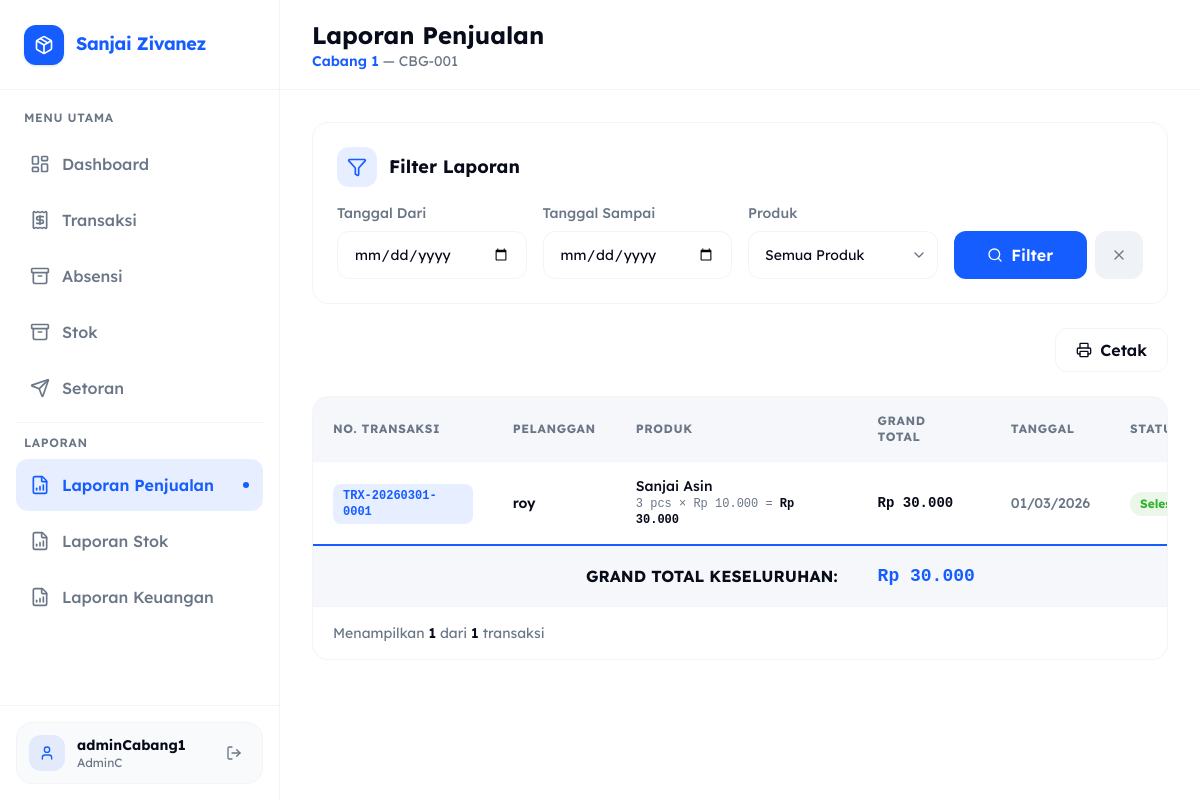
The page /AdminC/laporan_penjualan.php (signed in) on the database its author committed.
### tables this page shows
CREATE TABLE `cabang` (
  `id` int(11) NOT NULL,
  `kode_cabang` varchar(20) NOT NULL COMMENT 'Kode unik cabang, misal: CBG-001',
  `nama_cabang` varchar(150) NOT NULL COMMENT 'Nama lengkap cabang',
  `alamat` text DEFAULT NULL COMMENT 'Alamat lengkap cabang',
  `telepon` varchar(20) DEFAULT NULL COMMENT 'Nomor telepon cabang',
  `admin_id` int(11) DEFAULT NULL COMMENT 'FK ke users.id dengan role AdminC',
  `status` enum('Aktif','Nonaktif') NOT NULL DEFAULT 'Aktif' COMMENT 'Status operasional cabang',
  `created_at` timestamp NULL DEFAULT current_timestamp(),
  `updated_at` timestamp NULL DEFAULT current_timestamp() ON UPDATE current_timestamp()
);

CREATE TABLE `transaksi` (
  `id` int(11) NOT NULL,
  `no_transaksi` varchar(50) NOT NULL COMMENT 'Nomor unik transaksi, misal: TRX-20260217-0001',
  `cabang_id` int(11) NOT NULL COMMENT 'FK ke cabang.id',
  `stok_id` int(11) DEFAULT NULL,
  `nama_pelanggan` varchar(150) NOT NULL COMMENT 'Nama pelanggan / customer',
  `jenis_transaksi` enum('Penjualan','Pembelian','Retur','Lainnya') NOT NULL DEFAULT 'Penjualan',
  `jumlah` int(11) NOT NULL DEFAULT 1 COMMENT 'Kuantitas item',
  `harga_satuan` bigint(20) NOT NULL DEFAULT 0 COMMENT 'Harga per satuan (Rp)',
  `total` bigint(20) NOT NULL DEFAULT 0 COMMENT 'jumlah × harga_satuan (dihitung di PHP)',
  `keterangan` text DEFAULT NULL COMMENT 'Catatan / keterangan tambahan',
  `tanggal` date NOT NULL COMMENT 'Tanggal transaksi',
  `status` enum('Pending','Proses','Selesai','Dibatalkan') NOT NULL DEFAULT 'Pending',
  `created_at` timestamp NULL DEFAULT current_timestamp(),
  `updated_at` timestamp NULL DEFAULT current_timestamp() ON UPDATE current_timestamp()
);

CREATE TABLE `stok` (
  `id` int(11) NOT NULL,
  `kode_stok` varchar(50) NOT NULL COMMENT 'Kode unik stok, misal: STK-20260217-0001',
  `cabang_id` int(11) NOT NULL COMMENT 'FK ke cabang.id',
  `nama_produk` varchar(150) NOT NULL COMMENT 'Nama produk / barang',
  `kategori` varchar(100) DEFAULT NULL COMMENT 'Kategori produk',
  `satuan` varchar(30) NOT NULL COMMENT 'Satuan: pcs, kg, lusin, dll',
  `stok_masuk` int(11) NOT NULL DEFAULT 0,
  `stok_keluar` int(11) NOT NULL DEFAULT 0,
  `stok_tersedia` int(11) GENERATED ALWAYS AS (`stok_masuk` - `stok_keluar`) STORED COMMENT 'Otomatis: stok_masuk - stok_keluar',
  `harga_beli` bigint(20) NOT NULL DEFAULT 0 COMMENT 'Harga beli per satuan (Rp)',
  `harga_jual` bigint(20) NOT NULL DEFAULT 0 COMMENT 'Harga jual per satuan (Rp)',
  `keterangan` text DEFAULT NULL,
  `created_at` timestamp NULL DEFAULT current_timestamp(),
  `updated_at` timestamp NULL DEFAULT current_timestamp() ON UPDATE current_timestamp()
);

### AdminC/laporan_penjualan.php (the view, shortened to what this page needs)
<?php
require_once __DIR__ . '/../config.php';
$adminId = (int)($_SESSION['user_id'] ?? $_SESSION['id'] ?? $_SESSION['userId'] ?? 0);
$cabangSaya = null;
if ($adminId > 0) {
    $cStmt = $conn->prepare("SELECT id, nama_cabang, kode_cabang FROM cabang WHERE admin_id = ? LIMIT 1");
    $cStmt->bind_param("i", $adminId);
    $cStmt->execute();
    $cabangSaya = $cStmt->get_result()->fetch_assoc();
}
$cabangId = (int)($cabangSaya['id'] ?? 0);
$filterTglDari   = $_GET['tgl_dari']   ?? '';
$filterTglSampai = $_GET['tgl_sampai'] ?? '';
$whereConditions = ["t.cabang_id = ?", "t.jenis_transaksi = 'Penjualan'", "t.status = 'Selesai'"];
$params     = [$cabangId];
$paramTypes = "i";
$whereClause = implode(" AND ", $whereConditions);
$page    = max(1, (int)($_GET['page'] ?? 1));
$perPage = 15;
$offset  = ($page - 1) * $perPage;
$cntS = $conn->prepare("SELECT COUNT(DISTINCT t.no_transaksi) total FROM transaksi t WHERE $whereClause");
$cntS->bind_param($paramTypes, ...$params);
$cntS->execute();
$totalRows = (int)$cntS->get_result()->fetch_assoc()['total'];
$paramsWithLimit     = array_merge($params, [$perPage, $offset]);
$paramTypesWithLimit = $paramTypes . "ii";
$noStmt = $conn->prepare("
    SELECT t.no_transaksi,
           MIN(t.tanggal)        AS tanggal,
           MIN(t.nama_pelanggan) AS nama_pelanggan,
           MIN(t.status)         AS status,
           MIN(t.created_at)     AS created_at,
           SUM(t.total)          AS grand_total
    FROM transaksi t
    WHERE $whereClause
    GROUP BY t.no_transaksi
    ORDER BY MIN(t.tanggal) DESC, MIN(t.created_at) DESC
    LIMIT ? OFFSET ?
");
$noStmt->bind_param($paramTypesWithLimit, ...$paramsWithLimit);
$noStmt->execute();
$groupedRows = $noStmt->get_result()->fetch_all(MYSQLI_ASSOC);
$rows = [];
foreach ($groupedRows as $gr) {
    $no = $gr['no_transaksi'];
    $dStmt = $conn->prepare("
        SELECT t.id, t.stok_id, t.jumlah, t.harga_satuan, t.total, t.keterangan,
               s.nama_produk, s.satuan
        FROM transaksi t
        LEFT JOIN stok s ON s.id = t.stok_id
        WHERE t.no_transaksi = ? AND t.cabang_id = ?
        ORDER BY t.id ASC
    ");
    $dStmt->bind_param("si", $no, $cabangId);
    $dStmt->execute();
    $items = $dStmt->get_result()->fetch_all(MYSQLI_ASSOC);
    $rows[] = [
        'no_transaksi'   => $no,
        'tanggal'        => $gr['tanggal'],
        'nama_pelanggan' => $gr['nama_pelanggan'],
        'status'         => $gr['status'],
        'grand_total'    => $gr['grand_total'],
        'keterangan'     => $items[0]['keterangan'] ?? '',
        'items'          => $items,
    ];
}
$totStmt = $conn->prepare("SELECT SUM(t.total) as grand_total FROM transaksi t WHERE $whereClause");
$totStmt->bind_param($paramTypes, ...$params);
$totStmt->execute();
$grandTotal = $totStmt->get_result()->fetch_assoc()['grand_total'] ?? 0;
?>
<!DOCTYPE html>
<html lang="id">
<head>
    <script src="https://cdn.jsdelivr.net/npm/@tailwindcss/browser@4"></script>
</head>
<body class="font-sans bg-white min-h-screen overflow-x-hidden text-foreground">
    <?php include __DIR__ . '/../layout/sidebar.php'; ?>
    <main class="flex-1 lg:ml-[280px] flex flex-col min-h-screen overflow-x-hidden relative">
        <div class="sticky top-0 z-30 flex items-center w-full h-[90px] shrink-0 border-b border-border bg-white/80 backdrop-blur-md px-5 md:px-8 no-print">
            <div class="flex items-center gap-4">
                <div>
                    <h2 class="font-bold text-2xl text-foreground">Laporan Penjualan</h2>
                    <p class="hidden sm:block text-sm text-secondary">
                        <?php if ($cabangSaya): ?>
                            <span class="font-semibold text-primary"><?= htmlspecialchars($cabangSaya['nama_cabang']) ?></span>
                            &mdash; <?= htmlspecialchars($cabangSaya['kode_cabang']) ?>
                        <?php else: ?>Anda belum ditugaskan ke cabang manapun<?php endif; ?>
                    </p>
                </div>
            </div>
        </div>
        <div class="flex-1 p-5 md:p-8 overflow-y-auto">
            <div class="bg-white rounded-2xl border border-border p-6 mb-6 no-print">
                <div class="flex items-center gap-3 mb-4">
                    <div class="size-10 rounded-xl bg-primary/10 flex items-center justify-center shrink-0">
                        <i data-lucide="filter" class="size-5 text-primary"></i>
                    </div>
                    <h3 class="font-bold text-lg text-foreground">Filter Laporan</h3>
                </div>
                <form method="GET" class="grid grid-cols-1 md:grid-cols-4 gap-4">
                    <div>
                        <label class="block text-sm font-medium text-secondary mb-2">Tanggal Dari</label>
                        <input type="date" name="tgl_dari" value="<?= htmlspecialchars($filterTglDari) ?>"
                            class="w-full h-12 px-4 rounded-xl border border-border focus:ring-2 focus:ring-primary focus:border-primary transition-all text-sm">
                    </div>
                    <div>
                        <label class="block text-sm font-medium text-secondary mb-2">Tanggal Sampai</label>
                        <input type="date" name="tgl_sampai" value="<?= htmlspecialchars($filterTglSampai) ?>"
                            class="w-full h-12 px-4 rounded-xl border border-border focus:ring-2 focus:ring-primary focus:border-primary transition-all text-sm">
                    </div>
                    <div>
                        <label class="block text-sm font-medium text-secondary mb-2">Produk</label>
                        <select name="produk" class="w-full h-12 px-4 rounded-xl border border-border focus:ring-2 focus:ring-primary focus:border-primary transition-all text-sm">
                            <option value="">Semua Produk</option>
                        </select>
                    </div>
                    <div class="flex items-end gap-2">
                        <button type="submit" class="flex-1 h-12 bg-primary hover:bg-primary-hover text-white rounded-xl font-semibold flex items-center justify-center gap-2 transition-all">
                            <i data-lucide="search" class="size-4"></i>
                            <span>Filter</span>
                        </button>
                        <a href="laporan_penjualan.php" class="h-12 px-4 bg-muted hover:bg-secondary/10 text-secondary rounded-xl font-semibold flex items-center justify-center transition-all">
                            <i data-lucide="x" class="size-4"></i>
                        </a>
                    </div>
                </form>
            </div>
            <div class="flex justify-end gap-3 mb-6 no-print">
                <button onclick="window.print()" class="px-5 h-11 bg-white border border-border hover:bg-muted text-foreground rounded-xl font-semibold flex items-center gap-2 transition-all">
                    <i data-lucide="printer" class="size-4"></i>
                    <span>Cetak</span>
                </button>
            </div>
            <div class="bg-white rounded-2xl border border-border overflow-hidden mb-8">
                <div class="overflow-x-auto scrollbar-hide">
                    <table class="w-full min-w-[900px]" id="laporanTable">
                        <thead>
                            <tr class="border-b border-border bg-muted/60">
                                <th class="text-left px-5 py-4 text-xs font-bold text-secondary uppercase tracking-wider">No. Transaksi</th>
                                <th class="text-left px-5 py-4 text-xs font-bold text-secondary uppercase tracking-wider">Pelanggan</th>
                                <th class="text-left px-5 py-4 text-xs font-bold text-secondary uppercase tracking-wider">Produk</th>
                                <th class="text-left px-5 py-4 text-xs font-bold text-secondary uppercase tracking-wider">Grand Total</th>
                                <th class="text-left px-5 py-4 text-xs font-bold text-secondary uppercase tracking-wider">Tanggal</th>
                                <th class="text-left px-5 py-4 text-xs font-bold text-secondary uppercase tracking-wider">Status</th>
                            </tr>
                        </thead>
                        <tbody>
                            <?php if (empty($rows)): ?>
                                <tr>
                                    <td colspan="6">
                                        <div class="py-16 flex flex-col items-center gap-3 text-center">
                                            <div class="size-16 rounded-2xl bg-muted flex items-center justify-center">
                                                <i data-lucide="file-text" class="size-8 text-secondary"></i>
                                            </div>
                                            <p class="font-semibold text-foreground">Tidak ada data laporan</p>
                                            <p class="text-sm text-secondary">Silakan sesuaikan filter untuk melihat laporan penjualan.</p>
                                        </div>
                                    </td>
                                </tr>
                            <?php else: foreach ($rows as $r): ?>
                                <tr class="table-row-hover border-b border-border transition-colors">
                                    <td class="px-5 py-4">
                                        <span class="inline-flex items-center px-2.5 py-1 rounded-lg bg-primary/10 text-primary text-xs font-bold font-mono">
                                            <?= htmlspecialchars($r['no_transaksi']) ?>
                                        </span>
                                    </td>
                                    <td class="px-5 py-4">
                                        <p class="font-semibold text-foreground text-sm"><?= htmlspecialchars($r['nama_pelanggan']) ?></p>
                                    </td>
                                    <td class="px-5 py-4">
                                        <div class="space-y-1.5">
                                        <?php foreach ($r['items'] as $item): ?>
                                            <div>
                                                <p class="text-sm text-foreground font-medium leading-tight">
                                                    <?= htmlspecialchars($item['nama_produk'] ?? '—') ?>
                                                </p>
                                                <p class="text-xs text-secondary font-mono">
                                                    <?= number_format($item['jumlah'], 0, ',', '.') ?>
                                                    <?= htmlspecialchars($item['satuan'] ?? '') ?>
                                                    &times; Rp <?= number_format($item['harga_satuan'], 0, ',', '.') ?>
                                                    = <span class="text-foreground font-semibold">Rp <?= number_format($item['total'], 0, ',', '.') ?></span>
                                                </p>
                                            </div>
                                        <?php endforeach; ?>
                                        </div>
                                    </td>
                                    <td class="px-5 py-4">
                                        <p class="font-bold text-foreground text-sm font-mono">Rp <?= number_format($r['grand_total'], 0, ',', '.') ?></p>
                                    </td>
                                    <td class="px-5 py-4">
                                        <p class="text-sm font-medium text-secondary"><?= date('d/m/Y', strtotime($r['tanggal'])) ?></p>
                                    </td>
                                    <td class="px-5 py-4">
                                        <span class="inline-flex items-center px-2.5 py-1 rounded-full bg-success/10 text-success text-xs font-bold">
                                            Selesai
                                        </span>
                                    </td>
                                </tr>
                            <?php endforeach; endif; ?>
                        </tbody>
                        <?php if (!empty($rows)): ?>
                        <tfoot>
                            <tr class="bg-muted/60 border-t-2 border-primary">
                                <td colspan="3" class="px-5 py-4 text-right font-bold text-foreground uppercase">Grand Total Keseluruhan:</td>
                                <td class="px-5 py-4" colspan="3">
                                    <p class="font-bold text-primary text-lg font-mono">Rp <?= number_format($grandTotal, 0, ',', '.') ?></p>
                                </td>
                            </tr>
                        </tfoot>
                        <?php endif; ?>
                    </table>
                </div>
                <div class="flex flex-col sm:flex-row items-center justify-between px-5 py-4 border-t border-border gap-3 no-print">
                    <p class="text-sm text-secondary">
                        Menampilkan <span class="font-semibold text-foreground"><?= count($rows) ?></span>
                        dari <span class="font-semibold text-foreground"><?= $totalRows ?></span> transaksi
                    </p>
                </div>
            </div>
        </div>
    </main>
</body>
</html>

### AdminC/laporan_penjualan.php (style rules this page uses)
:root { --primary: #165DFF; --primary-hover: #0E4BD9; --foreground: #080C1A; --secondary: #6A7686; --muted: #EFF2F7; --border: #F3F4F3; --card-grey: #F1F3F6; --success: #30B22D; --success-light: #DCFCE7; --error: #ED6B60; --error-light: #FEE2E2; --warning: #FED71F; --warning-light: #FEF9C3; --font-sans: 'Lexend Deca', sans-serif; }
select { @apply appearance-none bg-no-repeat cursor-pointer; background-position: right 10px center; padding-right: 40px; }
.scrollbar-hide { -ms-overflow-style: none; scrollbar-width: none; }

### rows shown on the page
cabang: nama_cabang "Cabang 1", kode_cabang "CBG-001"
transaksi: stok.nama_produk "Sanjai Asin", jumlah "3", stok.satuan "pcs", harga_satuan "10.000", total "30.000"

### other values the page prints
$label "Dashboard Transaksi Absensi Stok Setoran Laporan Penjualan Laporan Stok Laporan Keuangan"
$_SESSION['username'] "adminCabang1"
$_SESSION['role'] "AdminC"
$r['no_transaksi'] "TRX-20260301-0001"
$r['nama_pelanggan'] "roy"
$r['grand_total'] "30.000"
date('d/m/Y', strtotime($r['tanggal'])) "01/03/2026"
$grandTotal "30.000"
count($rows) "1"
$totalRows "1"
